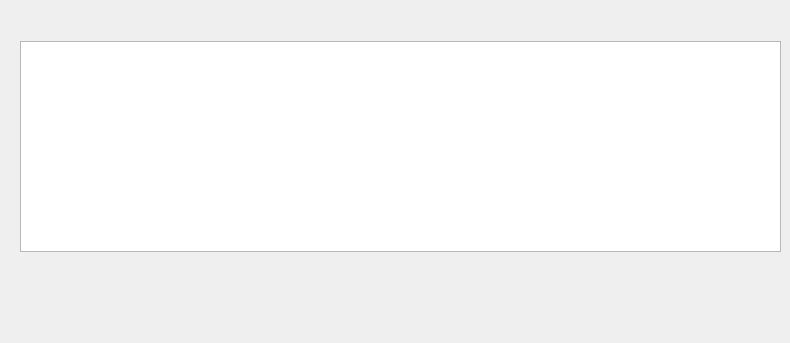
<?xml version="1.0" encoding="UTF-8"?>
<ui version="4.0">
 <class>PageOperate</class>
 <widget class="QDialog" name="PageOperate">
  <property name="geometry">
   <rect>
    <x>0</x>
    <y>0</y>
    <width>790</width>
    <height>343</height>
   </rect>
  </property>
  <property name="minimumSize">
   <size>
    <width>790</width>
    <height>343</height>
   </size>
  </property>
  <property name="maximumSize">
   <size>
    <width>790</width>
    <height>343</height>
   </size>
  </property>
  <property name="windowTitle">
   <string>Dialog</string>
  </property>
  <widget class="QTableView" name="tableView">
   <property name="geometry">
    <rect>
     <x>20</x>
     <y>41</y>
     <width>761</width>
     <height>211</height>
    </rect>
   </property>
  </widget>
 </widget>
 <resources/>
 <connections/>
</ui>
